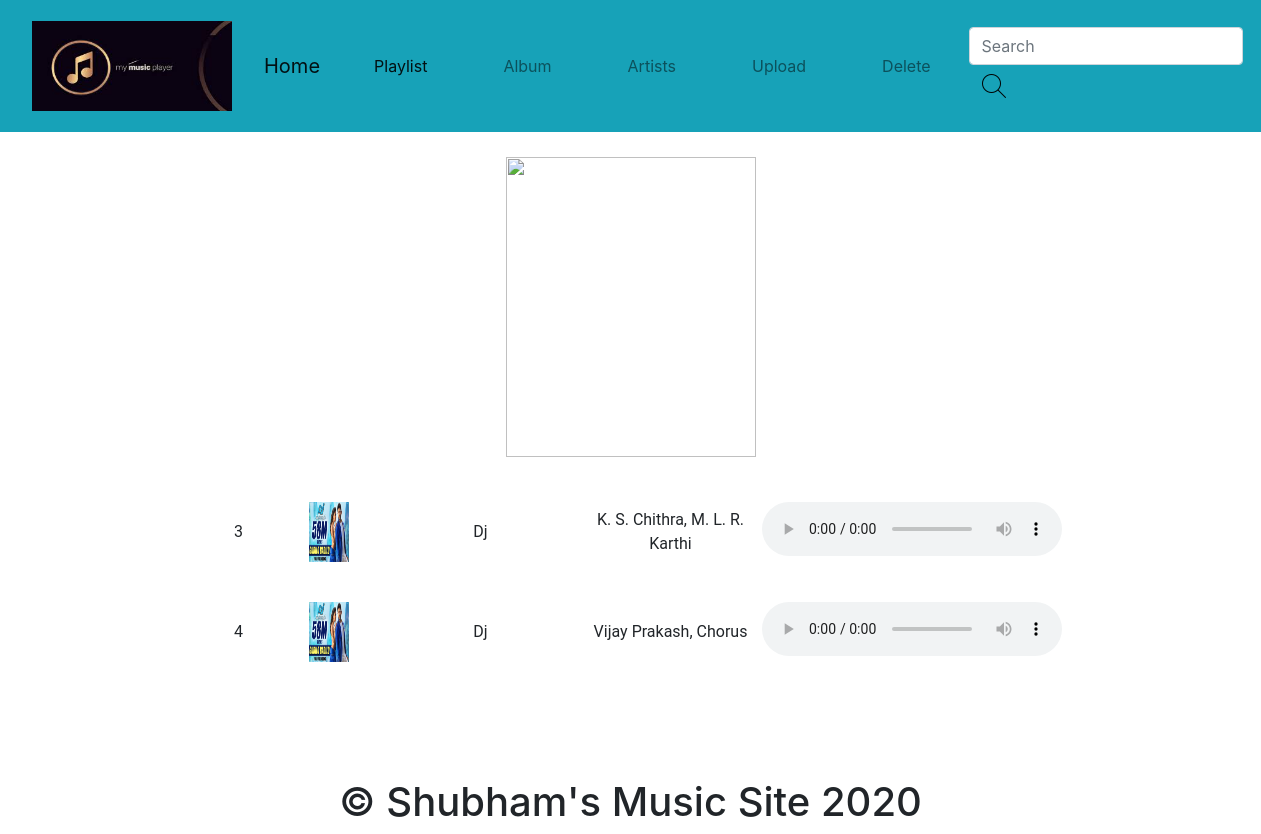
/one_album/?m=Dj, run on the app's committed database.
### appMusic/models.py (models this page shows)
class MusicModel(models.Model):
    songid = models.AutoField(primary_key=True)
    title = models.CharField(max_length=30)
    artist = models.CharField(max_length=30)
    song_image = models.ImageField(upload_to="songs_images/")
    song = models.FileField(upload_to="songs/")
    album_name = models.ForeignKey(MovieModel, on_delete=models.CASCADE)

### appMusic/views.py (the view)
# urls.py: path('one_album/', views.One_album.as_view(), name="one_album"),
class One_album(View):
    def get(self,request):
        m = request.GET['m']
        a = MusicModel.objects.filter(album_name_id=m)
        b = MovieModel.objects.get(name=m)
        return render(request,"one_album.html",{"album":a,"image":b,})

### templates/one_album.html (shortened to what this page needs)
<!doctype html>
<html lang="en">
  <head>
    <link rel="stylesheet" href="https://stackpath.bootstrapcdn.com/bootstrap/4.4.1/css/bootstrap.min.css">
  </head>
  <body>
    {% include 'Navbar.html' %}<br>
    <table align="center" border="0 ">
        <tr align="center">
            <td colspan="6" width="800">
                <img src="{{ image.album_image.url }}" height="300" width="250"><br><br>
            </td>
        </tr>
        {% for x in album %}
        <tr align="center">
            <td height="100" style="font-family: Roboto" width="80">
                {{ x.songid }}
            </td>
            <td style="font-family: Roboto" width="100">
                <a href="{% url 'one_song' %}?s={{ x.songid }}">
                <img src="{{ x.song_image.url }}" width="40" height="60">
                </a>
            </td>
            <td style="text-align: left;font-family: Roboto">
            </td>
            <td style="font-family: Roboto" width="200">
                {{ x.album_name_id }}
            </td>
            <td style="font-family: Roboto" width="180">
                {{ x.artist }}
            </td>
            <td>
            <audio src="{{ x.song.url }}" controls></audio>
            </td>
        </tr>
        {% endfor %}
    </table>
    {% include 'footer.html' %}
  </body>
</html>

### data on the page
MusicModel: songid "3", song_image (picture), album_name_id "Dj", artist "K. S. Chithra, M. L. R. Karthi"
MusicModel: songid "4", song_image (picture), album_name_id "Dj", artist "Vijay Prakash, Chorus"
